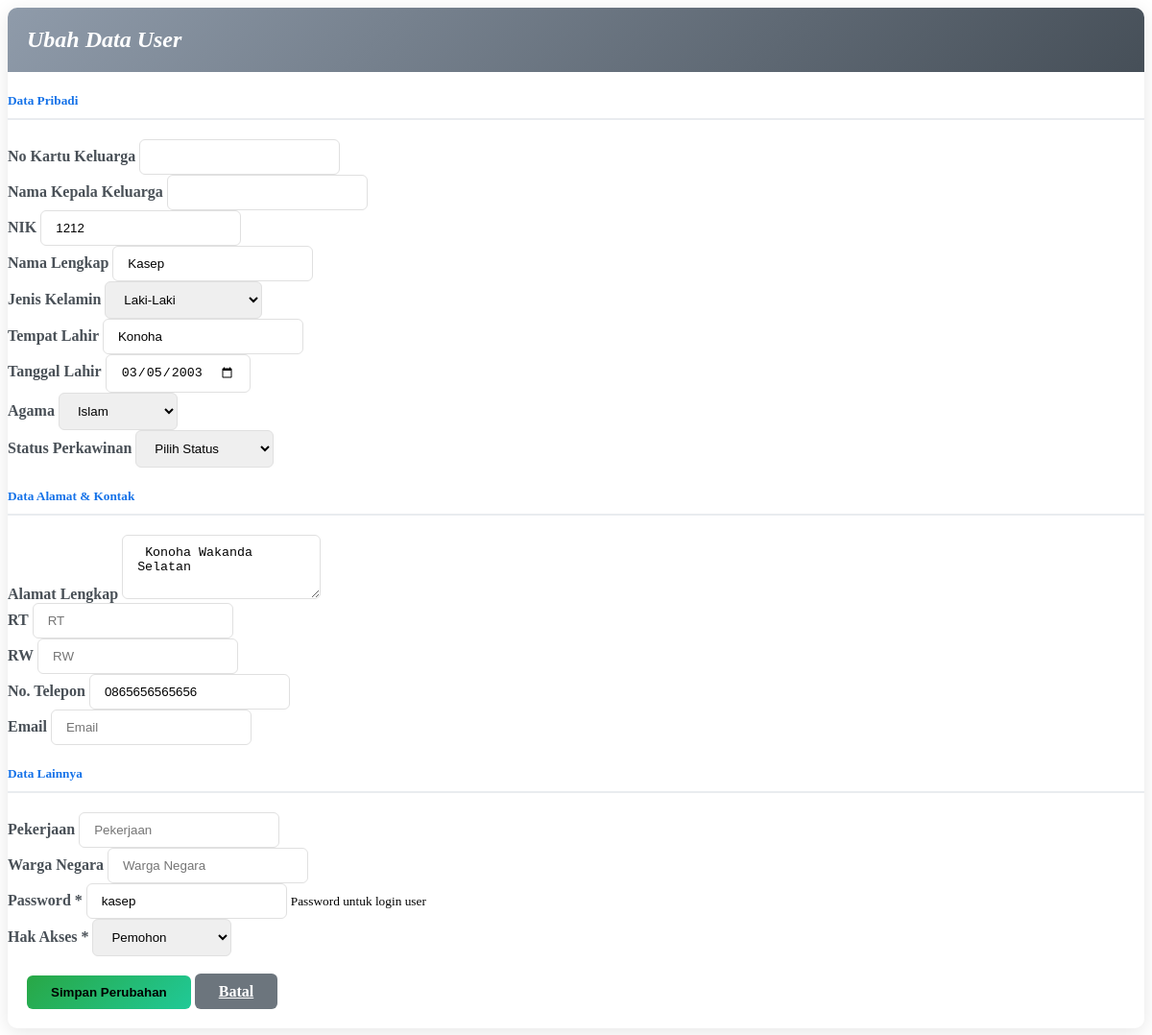
The app's page /demo1/ubah_user.php?nik=1212 with its own data.
### tables this page shows
CREATE TABLE `data_user` (
  `nik` varchar(16) NOT NULL,
  `password` varchar(225) NOT NULL,
  `hak_akses` varchar(225) NOT NULL,
  `nama` varchar(30) NOT NULL,
  `tanggal_lahir` date NOT NULL,
  `tempat_lahir` varchar(30) NOT NULL,
  `jekel` varchar(20) NOT NULL,
  `agama` varchar(20) NOT NULL,
  `alamat` text NOT NULL,
  `telepon` varchar(13) NOT NULL,
  `status_warga` varchar(30) NOT NULL
);

### demo1/ubah_user.php (the view, shortened to what this page needs)
<?php
include '../konek.php';
if(isset($_GET['nik'])){
    $nik = $_GET['nik'];
    $tampil_nik = "SELECT * FROM data_user WHERE nik = '$nik'";
    $query = mysqli_query($konek, $tampil_nik);
    if(mysqli_num_rows($query) > 0) {
        $data = mysqli_fetch_array($query, MYSQLI_BOTH);
        $nik = $data['nik'];
        $nama = $data['nama'];
        $tempat = $data['tempat_lahir'];
        $tanggal = $data['tanggal_lahir'];
        $jekel = $data['jekel'];
        $agama = $data['agama'];
        $alamat = $data['alamat'];
        $telepon = $data['telepon'];
        $password = $data['password'];
        $hak_akses = $data['hak_akses'];
        $no_kk = $data['no_kk'];
        $nama_kk = $data['nama_kk'];
        $rt = $data['rt'];
        $rw = $data['rw'];
        $email = $data['email'];
        $warga_negara = $data['warga_negara'];
        $pekerjaan = $data['pekerjaan'];
    } else {
        die("Data user tidak ditemukan");
    }
} else {
    die("NIK tidak ditemukan");
}
?>
<link href="css/sweetalert.css" rel="stylesheet" type="text/css">
<div class="page-inner">
    <div class="row">
        <div class="col-md-12">
            <form method="POST">
                <div class="card">
                    <div class="card-header">
                        <div class="d-flex align-items-center">
                            <div>
                                <h4 class="card-title mb-0">
                                    <i class="fas fa-user-edit mr-2" style="color: white;"> Ubah Data User</i>
                                </h4>
                            </div>
                        </div>
                    </div>
                    <div class="card-body">
                        <div class="row">
                            <div class="col-md-6">
                                <h5 class="section-title">
                                    <i class="fas fa-user-circle mr-2"></i>Data Pribadi
                                </h5>
								<div class="form-group">
                                    <label>No Kartu Keluarga</label>
                                    <input type="number" name="no_kk" class="form-control" value="<?= $no_kk ?>" >
                                </div>
								<div class="form-group">
                                    <label>Nama Kepala Keluarga</label>
                                    <input type="text" name="nama_kk" class="form-control" value="<?= $nama_kk ?>" required>
                                </div>
                                <div class="form-group">
                                    <label>NIK</label>
                                    <input type="number" name="nik" class="form-control" value="<?= $nik ?>">
                                </div>
                                <div class="form-group">
                                    <label>Nama Lengkap</label>
                                    <input type="text" name="nama" class="form-control" value="<?= $nama ?>" required>
                                </div>
                                <div class="form-group">
                                    <label>Jenis Kelamin</label>
                                    <select name="jekel" class="form-control" required>
                                        <option value="Laki-Laki" <?= $jekel == "Laki-Laki" ? 'selected' : '' ?>>Laki-Laki</option>
                                    </select>
                                </div>
                                <div class="row">
                                    <div class="col-md-6">
                                        <div class="form-group">
                                            <label>Tempat Lahir</label>
                                            <input type="text" name="tempat" class="form-control" value="<?= $tempat ?>" required>
                                        </div>
                                    </div>
                                    <div class="col-md-6">
                                        <div class="form-group">
                                            <label>Tanggal Lahir</label>
                                            <input type="date" name="tgl" class="form-control" value="<?= $tanggal ?>" required>
                                        </div>
                                    </div>
                                </div>
                                <div class="form-group">
                                    <label>Agama</label>
                                    <select name="agama" class="form-control">
                                        <option value="Islam" <?= $agama == "Islam" ? 'selected' : '' ?>>Islam</option>
                                    </select>
                                </div>
                                <div class="form-group">
                                    <label>Status Perkawinan</label>
                                    <select name="status_perkawinan" class="form-control">
                                        <option value="">Pilih Status</option>
                                    </select>
                                </div>
                            </div>
                            <div class="col-md-6">
                                <h5 class="section-title">
                                    <i class="fas fa-home mr-2"></i>Data Alamat & Kontak
                                </h5>
                                <div class="form-group">
                                    <label>Alamat Lengkap</label>
                                    <textarea class="form-control" name="alamat" rows="3" required><?= $alamat ?></textarea>
                                </div>
                                <div class="row">
                                    <div class="col-md-6">
                                        <div class="form-group">
                                            <label>RT</label>
                                            <input type="text" name="rt" class="form-control" value="<?= $rt ?>" placeholder="RT">
                                        </div>
                                    </div>
                                    <div class="col-md-6">
                                        <div class="form-group">
                                            <label>RW</label>
                                            <input type="text" name="rw" class="form-control" value="<?= $rw ?>" placeholder="RW">
                                        </div>
                                    </div>
                                </div>
                                <div class="form-group">
                                    <label>No. Telepon</label>
                                    <input type="text" name="telepon" class="form-control" value="<?= $telepon ?>" placeholder="No. Telepon">
                                </div>
                                <div class="form-group">
                                    <label>Email</label>
                                    <input type="email" name="email" class="form-control" value="<?= $email ?>" placeholder="Email">
                                </div>
                                <h5 class="section-title mt-4">
                                    <i class="fas fa-briefcase mr-2"></i>Data Lainnya
                                </h5>
                                <div class="form-group">
                                    <label>Pekerjaan</label>
                                    <input type="text" name="pekerjaan" class="form-control" value="<?= $pekerjaan ?>" placeholder="Pekerjaan">
                                </div>
                                <div class="form-group">
                                    <label>Warga Negara</label>
                                    <input type="text" name="warga_negara" class="form-control" value="<?= $warga_negara ?>" placeholder="Warga Negara">
                                </div>
                                <div class="form-group">
                                    <label>Password *</label>
                                    <input type="text" name="password" class="form-control" value="<?= $password ?>" required>
                                    <small class="form-text text-muted">Password untuk login user</small>
                                </div>
                                <div class="form-group">
                                    <label>Hak Akses *</label>
                                    <select name="hak_akses" class="form-control" required>
                                        <option value="Pemohon" <?= $hak_akses == "Pemohon" ? 'selected' : '' ?>>Pemohon</option>
                                    </select>
                                </div>
                            </div>
                        </div>
                    </div>
                    <div class="card-action text-right" style="padding: 20px;">
                        <button type="submit" name="ubah" class="btn btn-success">
                            <i class="fas fa-save mr-2"></i>Simpan Perubahan
                        </button>
                        <a href="?halaman=tampil_user" class="btn btn-default">
                            <i class="fas fa-times mr-2"></i>Batal
                        </a>
                    </div>
                </div>
            </form>
        </div>
    </div>
</div>

### demo1/ubah_user.php (style rules this page uses)
.card { border-radius: 10px; box-shadow: 0 4px 20px rgba(0,0,0,0.1); border: none; }
.card-header { background: linear-gradient(135deg, #8f9baaff 0%, #464f58ff 100%); color: white; border-radius: 10px 10px 0 0 !important; padding: 20px; }
.card-title { font-size: 1.5rem; font-weight: 600; margin: 0; }
.form-group label { font-weight: 600; color: #495057; margin-bottom: 8px; }
.form-control { border-radius: 6px; border: 1px solid #e0e0e0; padding: 10px 15px; transition: all 0.3s ease; }
.btn-success { background: linear-gradient(135deg, #28a745 0%, #20c997 100%); border: none; border-radius: 6px; padding: 10px 25px; font-weight: 600; }
.btn-default { background: #6c757d; color: white; border: none; border-radius: 6px; padding: 10px 25px; font-weight: 600; }
.section-title { color: #1572e8; font-weight: 600; margin-bottom: 20px; padding-bottom: 10px; border-bottom: 2px solid #e9ecef; }

### records on screen
data_user: nik "1212", nama "Kasep", jekel "Laki-Laki", tempat "Konoha", tgl "03/05/2003", agama "Islam", alamat "Konoha Wakanda Selatan", telepon "0865656565656", password "kasep", hak_akses "Pemohon"
